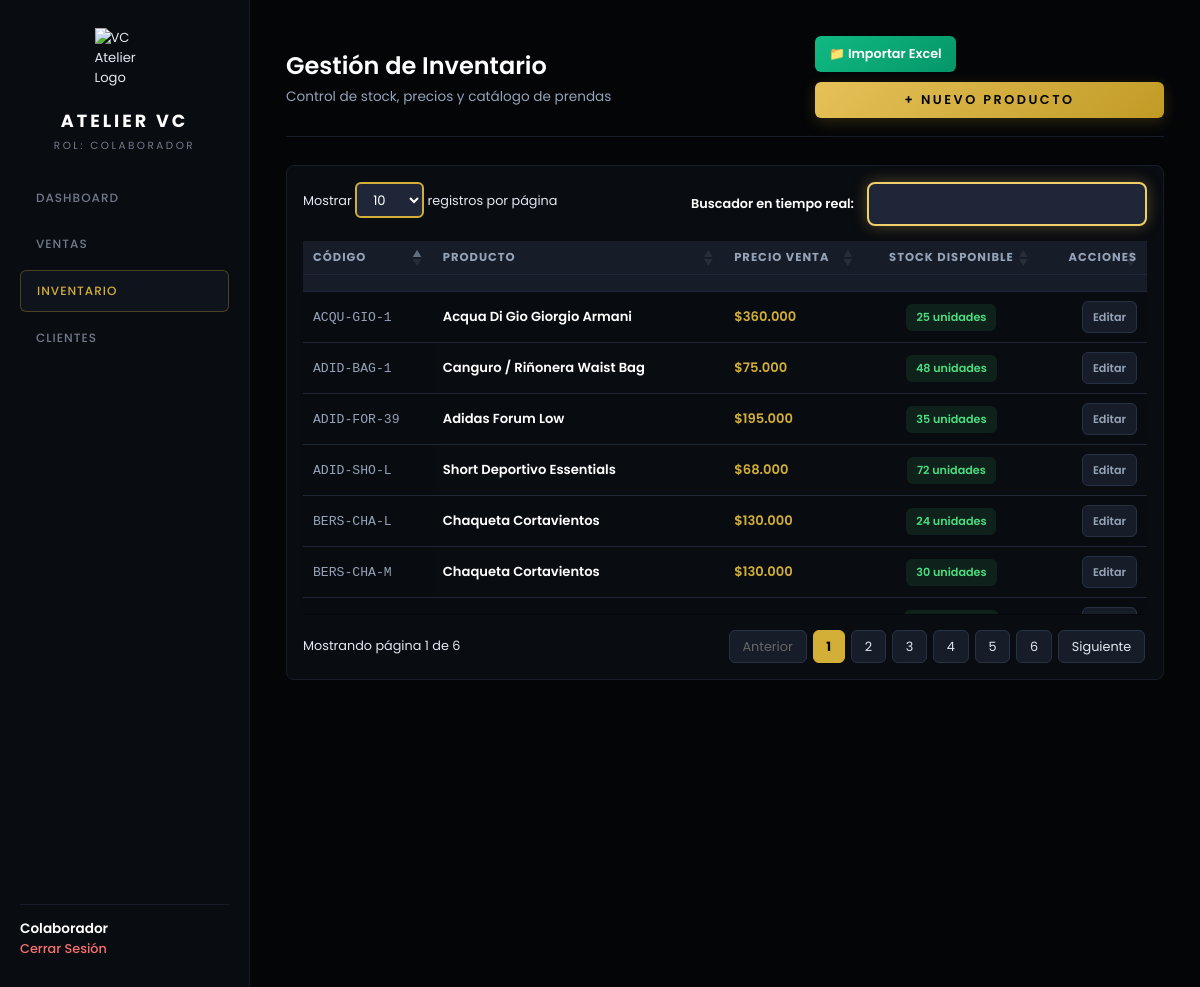
Page /inventario (signed in) on the committed database.
### config/models.py (models this page shows)
class Producto(Base):
    __tablename__ = "productos"
    id = Column(Integer, primary_key=True, index=True)
    nombre = Column(String(200), nullable=False)
    categoria = Column(String(50), nullable=True)
    marca = Column(String(50), nullable=True)
    referencia = Column(String(50), nullable=True)
    color = Column(String(50), nullable=True)
    talla = Column(String(20), nullable=True)
    codigo = Column(String(50), unique=True, nullable=True)
    precio = Column(Float, nullable=False)  # Precio de venta
    precio_costo = Column(Float, default=0.0)  # <-- NUEVO: Precio en que nos sale
    stock = Column(Integer, default=0)
    creado_en = Column(DateTime, default=datetime.utcnow)

### main.py (the view)
@app.get("/inventario", response_class=HTMLResponse)
async def listar_inventario(request: Request, q: Optional[str] = None, db: Session = Depends(get_db)):
    user = get_current_user(request)
    if not user:
        return RedirectResponse(url="/login", status_code=status.HTTP_303_SEE_OTHER)
    alerta_push = request.session.pop("alerta_importacion", None)
    query = db.query(Producto)
    if q and q.strip():
        search_term = f"%{q.strip()}%"
        query = query.filter(
            or_(
                Producto.nombre.ilike(search_term),
                Producto.codigo.ilike(search_term)
            )
        )
    productos = query.order_by(Producto.nombre.asc()).all()
    return templates.TemplateResponse(
        request=request,
        name="inventario.html",
        context={
            "user": user,
            "productos": productos,
            "busqueda": q,
            "active_page": "inventario",
            "alerta_push": alerta_push
        }
    )

### templates/inventario.html (shortened to what this page needs)
{% extends "base.html" %}
{% block extra_head %}
<link rel="stylesheet" href="https://cdn.datatables.net/1.13.6/css/jquery.dataTables.min.css">
{% endblock %}
{% block content %}
<div class="page-header">
    <div>
        <h2 style="color: #FFFFFF; font-weight: 600; font-size: 1.5rem;">Gestión de Inventario</h2>
        <p style="color: #94A3B8; font-size: 0.85rem; margin-top: 4px;">Control de stock, precios y catálogo de prendas</p>
    </div>
    <div style="display: flex; gap: 10px; flex-wrap: wrap; align-items: center;">
        <button type="button" onclick="abrirModalImportar()" style="background: linear-gradient(135deg, #10B981 0%, #059669 100%); color: #FFF; border: none; padding: 0 18px; height: 38px; border-radius: 6px; cursor: pointer; font-weight: 600; font-size: 0.85rem; display: inline-flex; align-items: center; justify-content: center; text-align: center; gap: 6px;">
            📁 Importar Excel
        </button>
        <a href="/inventario/nuevo" class="btn-gold" style="text-decoration: none; padding: 0 18px; height: 38px; display: inline-flex; align-items: center; justify-content: center; text-align: center; border-radius: 6px; font-weight: 600; font-size: 0.85rem;">
            + Nuevo Producto
        </a>
    </div>
</div>
<div style="background-color: #090C10; border: 1px solid #161D28; border-radius: 8px; padding: 16px;">
    <table id="tablaInventario" class="display" style="width: 100%; color: #E2E8F0; font-size: 0.8rem; border-collapse: collapse;">
        <thead>
            <tr style="background-color: #171D28; border-bottom: 1px solid #161D28; color: #94A3B8; text-transform: uppercase; font-size: 0.7rem; letter-spacing: 1px;">
                <th style="padding: 12px 14px;">Código</th>
                <th style="padding: 12px 14px;">Producto</th>
                <th style="padding: 12px 14px;">Precio Venta</th>
                <th style="padding: 12px 14px; text-align: center;">Stock Disponible</th>
                <th style="padding: 12px 14px; text-align: right;">Acciones</th>
            </tr>
        </thead>
        <tbody>
            {% for p in productos %}
            <tr style="border-bottom: 1px solid #161D28; vertical-align: middle;">
                <td style="padding: 12px 14px; color: #94A3B8; font-family: monospace; white-space: nowrap;">{{ p.codigo or 'S/C' }}</td>
                <td style="padding: 12px 14px;">
                    <span style="font-weight: 600; color: #FFFFFF; display: block;">{{ p.nombre }}</span>
                </td>
                <td style="padding: 12px 14px; color: #D4AF37; font-weight: 600; white-space: nowrap;">${{ "{:,.0f}".format(p.precio).replace(',', '.') }}</td>
                <td style="padding: 12px 14px; text-align: center; white-space: nowrap;">
                    {% if p.stock > 5 %}
                        <span style="background: rgba(74, 222, 128, 0.1); color: #4ADE80; padding: 5px 10px; border-radius: 6px; font-size: 0.7rem; font-weight: 600; display: inline-block;">
                            {{ p.stock }} unidades
                        </span>
                    {% elif p.stock > 0 %}
                        <span style="background: rgba(251, 191, 36, 0.1); color: #FBBF24; padding: 5px 10px; border-radius: 6px; font-size: 0.7rem; font-weight: 600; display: inline-block;">
                            {{ p.stock }} ¡Bajo stock!
                        </span>
                    {% else %}
                        <span style="background: rgba(248, 113, 113, 0.1); color: #F87171; padding: 5px 10px; border-radius: 6px; font-size: 0.7rem; font-weight: 600; display: inline-block;">
                            Agotado
                        </span>
                    {% endif %}
                </td>
                <td style="padding: 12px 14px; text-align: right; white-space: nowrap;">
                    <div style="display: inline-flex; gap: 6px; align-items: center; justify-content: flex-end;">
                        <a href="/inventario/{{ p.id }}/editar" style="color: #94A3B8; text-decoration: none; font-size: 0.7rem; font-weight: 600; padding: 0 10px; height: 32px; background: #171D28; border: 1px solid #283245; border-radius: 6px; display: inline-flex; align-items: center;">Editar</a>
                    </div>
                </td>
            </tr>
            {% endfor %}
        </tbody>
    </table>
</div>
{% endblock %}

### static/css/style.css (style rules this page uses)
* { box-sizing: border-box; margin: 0; padding: 0; font-family: 'Poppins', -apple-system, BlinkMacSystemFont, 'Segoe UI', Roboto, sans-serif; }
body { background-color: #040507 !important; color: #E2E8F0; min-height: 100vh; -webkit-font-smoothing: antialiased; font-size: 0.82rem !important; }
.btn-gold { width: 100%; height: 38px !important; background: linear-gradient(135deg, #E5C158 0%, #C29B26 100%) !important; color: #040507 !important; font-weight: 600; font-size: 0.75rem; letter-spacing: 2.5px; border: none !important; border-radius: 6px; padding: 0 16px !important; cursor: pointer; text-transform: uppercase; transition: all 0.25s ease; text-align: center; text-decoration: none; display: inline-flex; align-items: center; justify-content: center; box-shadow: 0 4px 15px rgba(212, 175, 55, 0.2); box-sizing: border-box !important; }
.page-header { display: flex; flex-direction: column; gap: 12px; margin-bottom: 28px; border-bottom: 1px solid #161D28; padding-bottom: 18px; }
div[style*="background-color"], div[style*="background:"], section { background-color: #090C10 !important; border-color: #161D28 !important; border-radius: 8px; }
.main-content, .app-layout, body, .login-container { background-color: #040507 !important; }
table.dataTable { border-collapse: collapse !important; }
table.dataTable.no-footer { border-bottom: 1px solid #161D28 !important; }
@media (min-width: 768px) { .page-header { flex-direction: row; justify-content: space-between; align-items: center; } }

### templates/base.html (style rules this page uses)
body { font-size: 0.82rem !important; background-color: #0b0f15; color: #E2E8F0; }
table { width: 100%; border-collapse: collapse; }
table th { padding: 8px 10px !important; font-size: 0.72rem !important; color: #94A3B8 !important; text-transform: uppercase; border-bottom: 1px solid #1E2638 !important; text-align: left; }
table td { padding: 9px 10px !important; font-size: 0.82rem !important; border-bottom: 1px solid #1E2638 !important; color: #E2E8F0; }
button:not(td button), .btn-gold { height: 36px !important; padding: 0 14px !important; font-size: 0.8rem !important; font-weight: 600; border-radius: 6px !important; display: inline-flex; align-items: center; justify-content: center; cursor: pointer; }

### rows in the picture
Producto: codigo "ACQU-GIO-1", nombre "Acqua Di Gio Giorgio Armani", precio "360.000", stock "25"
Producto: codigo "ADID-FOR-39", nombre "Adidas Forum Low", precio "195.000", stock "35"
Producto: codigo "ADID-BAG-1", nombre "Canguro / Riñonera Waist Bag", precio "75.000", stock "48"
Producto: codigo "BERS-CHA-M", nombre "Chaqueta Cortavientos", precio "130.000", stock "30"
Producto: codigo "BERS-CHA-L", nombre "Chaqueta Cortavientos", precio "130.000", stock "24"
Producto: codigo "ADID-SHO-L", nombre "Short Deportivo Essentials", precio "68.000", stock "72"

### other values in the picture
{{ user.rol }} "COLABORADOR"
{{ user.nombre }} "Colaborador"
